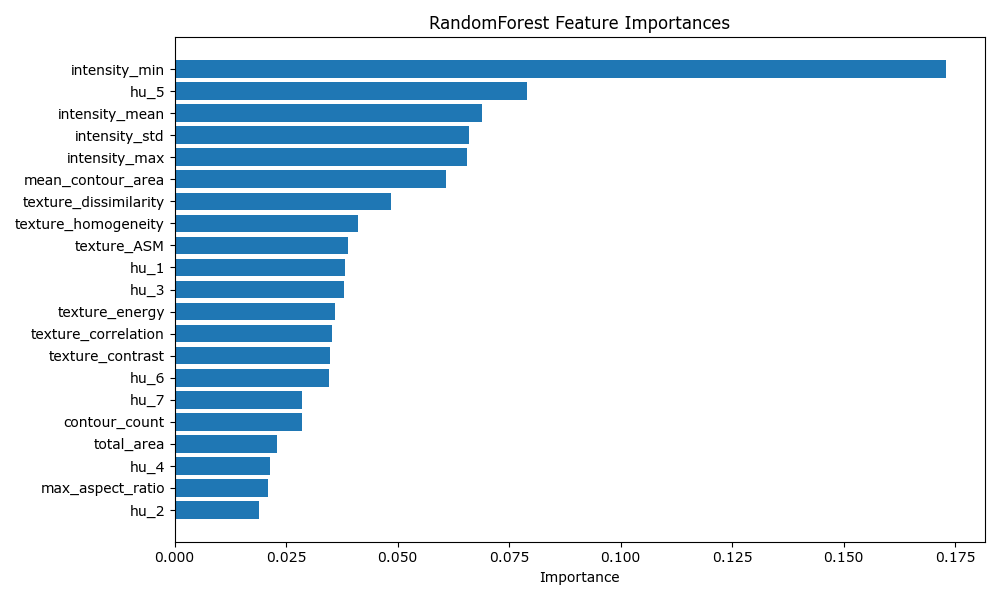

This figure's Python source:
# feature_importance.py
"""
Utility script to load the trained RandomForest model and the full predictions
CSV, compute feature importances, and plot them as a sorted horizontal bar chart.
The plot is saved as `feature_importance.png` in the current directory.
"""

import pandas as pd
import joblib
import matplotlib.pyplot as plt
import numpy as np

# Paths – adjust if you move files
MODEL_PATH = r"data/models/rf_model.joblib"
CSV_PATH = r"task2_demo_output/predictions_full.csv"

def main():
    # Load trained model
    model = joblib.load(MODEL_PATH)

    # Load predictions CSV (contains all feature columns + labels)
    df = pd.read_csv(CSV_PATH)

    # Identify feature columns (everything except the three label columns)
    label_cols = {"image_path", "defect_type", "predicted"}
    feature_cols = [col for col in df.columns if col not in label_cols]

    # Get importances from the RandomForest classifier
    importances = model.feature_importances_
    if len(importances) != len(feature_cols):
        raise ValueError("Number of importances does not match number of features.")

    # Sort features by importance (descending)
    indices = np.argsort(importances)[::-1]
    sorted_features = [feature_cols[i] for i in indices]
    sorted_importances = importances[indices]

    # Plot
    plt.figure(figsize=(10, 6))
    plt.title("RandomForest Feature Importances")
    plt.barh(range(len(sorted_features)), sorted_importances, align="center")
    plt.yticks(range(len(sorted_features)), sorted_features)
    plt.gca().invert_yaxis()  # Highest importance on top
    plt.xlabel("Importance")
    plt.tight_layout()
    plt.savefig("feature_importance.png")
    print("Feature importances plotted and saved to feature_importance.png")
    # Also print top‑5 to console for quick view
    print("Top 5 features:")
    for i in range(min(5, len(sorted_features))):
        print(f"{i+1}. {sorted_features[i]}: {sorted_importances[i]:.4f}")

if __name__ == "__main__":
    main()
